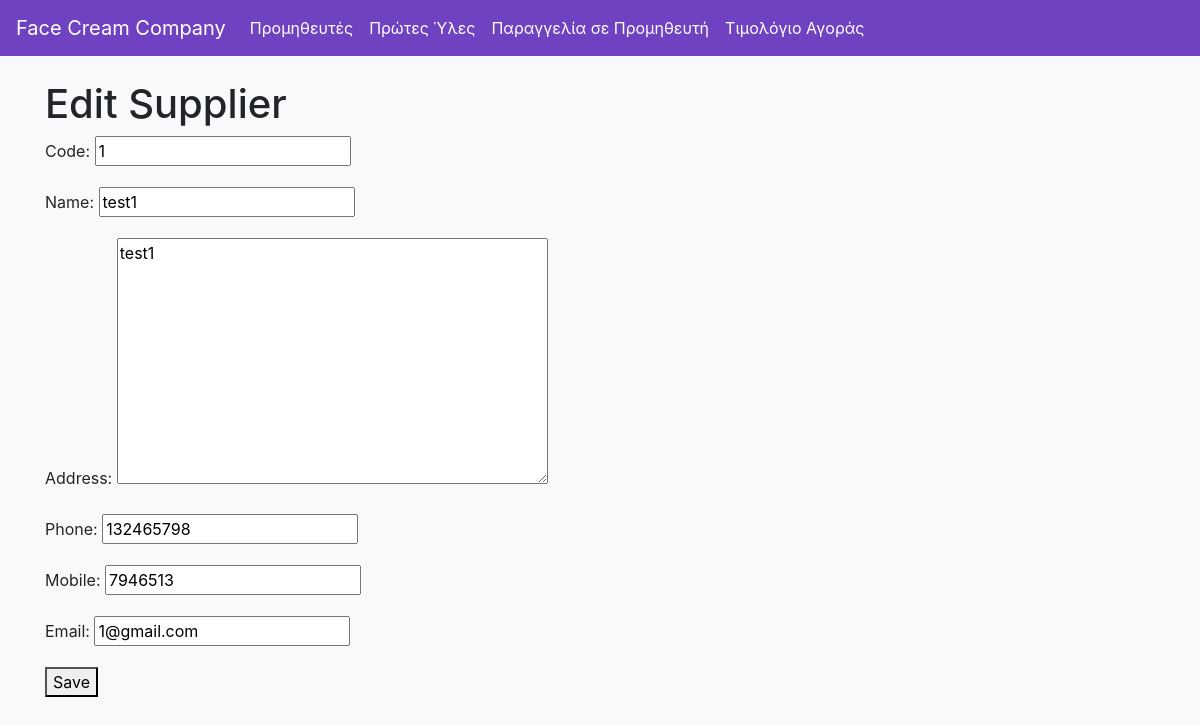
The app's page /api/suppliers/1/update/ with its own data.
### raw_materials/models.py (models this page shows, shortened)
class Supplier(models.Model):
    code = models.CharField(max_length=20, unique=True)
    name = models.CharField(max_length=100)
    address = models.TextField()
    phone = models.CharField(max_length=15)
    mobile = models.CharField(max_length=15)
    email = models.EmailField()

### raw_materials/views.py (the view, shortened to what this page needs)
# urls.py: path('suppliers/<int:pk>/update/', SupplierUpdateView.as_view(), name='supplier_update'),
class SupplierUpdateView(UpdateView):
    model = Supplier
    template_name = 'raw_materials/supplier_form.html'
    fields = ['code', 'name', 'address', 'phone', 'mobile', 'email']

### raw_materials/templates/raw_materials/supplier_form.html (shortened to what this page needs)
{% extends 'base.html' %}
{% block content %}
<h1>{% if supplier %}Edit{% else %}Add{% endif %} Supplier</h1>
<form method="post">
    {{ form.as_p }}
    <button type="submit">Save</button>
</form>
{% endblock %}

### raw_materials/templates/base.html (style rules this page uses)
body { background-color: #f8f9fa; }

### records on screen
Supplier: code "1", name "test1", address "test1", phone "132465798", mobile "7946513", email "1@gmail.com"
